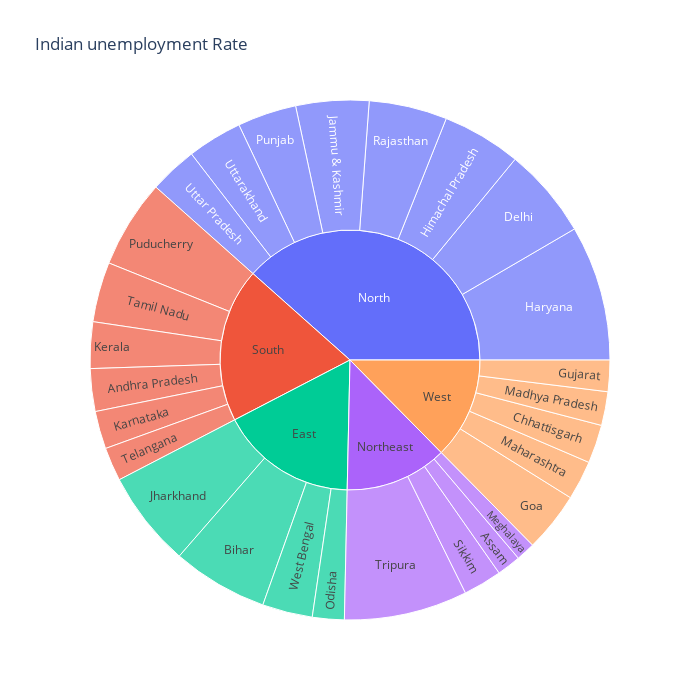

The cell this chart's notebook holds for it:
### Markdown cell above
## Analysing data by sunburst chart

### Code cell
unemploment = dk[["Region",'Estimated Unemployment Rate','States']]
figure = px.sunburst(unemploment, path=["Region","States"], 
                     values='Estimated Unemployment Rate',
                     width=700, height=700,  
                     title="Indian unemployment Rate")
figure.show()

### Figure 1 — Plotly figure (JSON) as saved in the notebook; plotly's stock layout.template omitted (floating-point values rounded to 4 significant figures)
{"data": [{"branchvalues": "total", "domain": {"x": [0, 1], "y": [0, 1]}, "hovertemplate": "labels=%{label}<br>Estimated Unemployment Rate=%{value}<br>parent=%{parent}<br>id=%{id}<extra></extra>", "ids": ["South/Andhra Pradesh", "Northeast/Assam", "East/Bihar", "West/Chhattisgarh", "North/Delhi", "West/Goa", "West/Gujarat", "North/Haryana", "North/Himachal Pradesh", "North/Jammu & Kashmir", "East/Jharkhand", "South/Karnataka", "South/Kerala", "West/Madhya Pradesh", "West/Maharashtra", "Northeast/Meghalaya", "East/Odisha", "South/Puducherry", "North/Punjab", "North/Rajasthan", "Northeast/Sikkim", "South/Tamil Nadu", "South/Telangana", "Northeast/Tripura", "North/Uttar Pradesh", "North/Uttarakhand", "East/West Bengal", "East", "North", "Northeast", "South", "West"], "labels": ["Andhra Pradesh", "Assam", "Bihar", "Chhattisgarh", "Delhi", "Goa", "Gujarat", "Haryana", "Himachal Pradesh", "Jammu & Kashmir", "Jharkhand", "Karnataka", "Kerala", "Madhya Pradesh", "Maharashtra", "Meghalaya", "Odisha", "Puducherry", "Punjab", "Rajasthan", "Sikkim", "Tamil Nadu", "Telangana", "Tripura", "Uttar Pradesh", "Uttarakhand", "West Bengal", "East", "North", "Northeast", "South", "West"], "name": "", "parents": ["South", "Northeast", "East", "West", "North", "West", "West", "North", "North", "North", "East", "South", "South", "West", "West", "Northeast", "East", "South", "North", "North", "Northeast", "South", "South", "Northeast", "North", "North", "East", "", "", "", "", ""], "type": "sunburst", "values": [86.64, 48.56, 194.7, 78.19, 184.1, 121.7, 63.76, 274.8, 160.7, 148.3, 195.4, 76.68, 94.34, 68.54, 79.79, 38.66, 64.62, 179.4, 119.8, 158.7, 78.34, 121.9, 68.33, 250.6, 97.37, 111.6, 101.9, 556.6, 1255.0, 416.1, 627.3, 411.9]}], "layout": {"height": 700, "legend": {"tracegroupgap": 0}, "title": {"text": "Indian unemployment Rate"}, "width": 700}}
